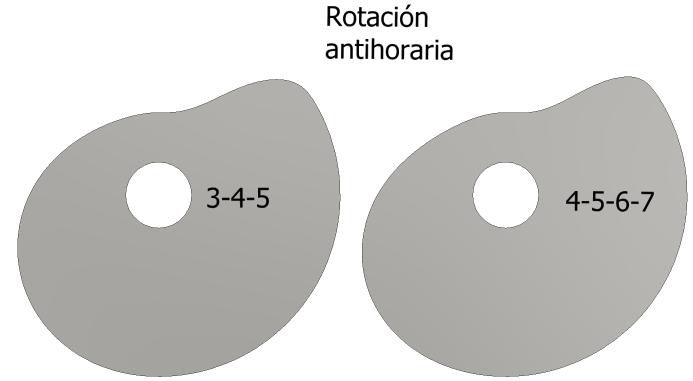
#> input picture cam_mechanism/CAD_levas/Grupo_4.PNG, 1385 x 761 px, found by its file name (shown at 1/2 size)
$ python grupo_4_OK.py
#> lines starting #> are read from the running program, lines starting #| are printed output that depends on the picture
# Grupo 4:
# Diseñar una leva con doble detenimiento con un tipo de programa de movimiento RDDF para mover un seguidor en subida de 0 mm a 30 mm durante 60°, detenimiento en 30 mm durante 120°, y bajada de 30 mm en el resto del movimiento.

import numpy as np
import matplotlib.pyplot as plt
import matplotlib.image as mpimg

# Definition of beta, theta and omega
beta_1 = 60
beta_2 = beta_1 * 2
beta_3 = beta_1 * 3
beta_4 = 361 - beta_3

theta_1 = np.arange(0, beta_1+1, 1)
theta_2 = np.arange(beta_1, beta_2+1, 1)
theta_3 = np.arange(beta_2, beta_3+1, 1)
theta_4 = np.arange(beta_3, 361, 1)
theta_4_fall = np.arange(0, beta_4, 1)

omega = 2*np.pi

# Maximum height of the follower
h = 30 # milimeters

# Polinomial 3-4-5
# Define the polinomial coefficients for the polinomial 3-4-5 as "c"
c3 = 10*h
c4 = -15*h
c5 = 6*h

# Follower position by intervals
d_low_1 = [0] * (beta_1+1)
s_rise_1 = c3*(theta_1/beta_1)**3 + c4*(theta_1/beta_1)**4 + c5*(theta_1/beta_1)**5
s_fall_1 = h - ( c3*(theta_4_fall/beta_4)**3 + c4*(theta_4_fall/beta_4)**4 + c5*(theta_4_fall/beta_4)**5 )
d_high_1 = [h] * (beta_1+1) #  CHANGED THE ARGUMENT FOR [h] * [beta_1+1]

# Follower velocity

v_rise_1 = omega * 1/np.radians(beta_1) * (3*c3*(theta_1/beta_1)**2 +4*c4*(theta_1/beta_1)**3 +5*c5*(theta_1/beta_1)**4 )
v_fall_1 = -( omega * 1/np.radians(beta_4) * (3*c3*(theta_4_fall/beta_4)**2 +4*c4*(theta_4_fall/beta_4)**3 +5*c5*(theta_4_fall/beta_4)**4 ) )

# Follower acceleration
a_rise_1 = omega**2 * 1/np.radians(beta_1**2) * (6*c3*(theta_1/beta_1) + 12*c4*(theta_1/beta_1)**2 + 20*c5*(theta_1/beta_1)**3 )
a_fall_1 = -( omega**2 * 1/np.radians(beta_4**2) * (6*c3*(theta_4_fall/beta_4) + 12*c4*(theta_4_fall/beta_4)**2 + 20*c5*(theta_4_fall/beta_4)**3 ) )

# Follower jerk
j_rise_1 = omega**3 * 1/np.radians(beta_1**3) * (6*c3 + 24*c4*(theta_1/beta_1) + 60*c5*(theta_1/beta_1)**2 )
j_fall_1 = -(omega**3 * 1/np.radians(beta_4**3) * (6*c3 + 24*c4*(theta_4_fall/beta_4) + 60*c5*(theta_4_fall/beta_4)**2 ))

# Maximum values
max_v_1 = max(np.absolute(v_rise_1))
max_a_1 = max(np.absolute(a_rise_1))
max_j_1 = max(np.absolute(j_rise_1))


#______________________________________________________________________________________________________________________________________

# Define the polinomial coefficients for the polinomial 4-5-6-7 as "p"

p4 = 35*h
p5 = -84*h
p6 = 70*h
p7 = -20*h

# Follower position by intervals
d_low_2 = [0] * (beta_1+1)
s_rise_2 = p4*(theta_1/beta_1)**4 + p5*(theta_1/beta_1)**5 + p6*(theta_1/beta_1)**6 + p7*(theta_1/beta_1)**7
s_fall_2 = h - (p4*(theta_4_fall/beta_4)**4 + p5*(theta_4_fall/beta_4)**5 + p6*(theta_4_fall/beta_4)**6 + p7*(theta_4_fall/beta_4)**7)
d_high_2 = [h] * (beta_1+1) # CHANGED THE ARGUMENT FOR [h] * [beta_1+1]

# Follower velocity
v_rise_2 = omega * 1/np.radians(beta_1) * (4*p4*(theta_1/beta_1)**3 + 5*p5*(theta_1/beta_1)**4 + 6*p6*(theta_1/beta_1)**5 + 7*p7*(theta_1/beta_1)**6 )
v_fall_2 = -(omega * 1/np.radians(beta_4) * (4*p4*(theta_4_fall/beta_4)**3 + 5*p5*(theta_4_fall/beta_4)**4 + 6*p6*(theta_4_fall/beta_4)**5 + 7*p7*(theta_4_fall/beta_4)**6 ))

# Follower acceleration
a_rise_2 = omega**2 * 1/np.radians(beta_1**2) * (12*p4*(theta_1/beta_1)**2 + 20*p5*(theta_1/beta_1)**3 + 30*p6*(theta_1/beta_1)**4 + 42*p7*(theta_1/beta_1)**5 )
a_fall_2 = - ( omega**2 * 1/np.radians(beta_4**2) * (12*p4*(theta_4_fall/beta_4)**2 + 20*p5*(theta_4_fall/beta_4)**3 + 30*p6*(theta_4_fall/beta_4)**4 + 42*p7*(theta_4_fall/beta_4)**5 ) )

# Follower jerk
j_rise_2 = omega**3 * 1/np.radians(beta_1**3) * (24*p4*(theta_1/beta_1) + 60*p5*(theta_1/beta_1)**2 + 120*p6*(theta_1/beta_1)**3 + 210*p7*(theta_1/beta_1)**4 )
j_fall_2 = -(omega**3 * 1/np.radians(beta_4**3) * (24*p4*(theta_4_fall/beta_4) + 60*p5*(theta_4_fall/beta_4)**2 + 120*p6*(theta_4_fall/beta_4)**3 + 210*p7*(theta_4_fall/beta_4)**4 ))

# Maximum values
max_v_2 = max(np.absolute(v_rise_2))
max_a_2 = max(np.absolute(a_rise_2))
max_j_2 = max(np.absolute(j_rise_2))

# Print maximum values for the polinomial 3-4-5
print("The maximum values for the polinomial 3-4-5 are:")
print("The maximum velocity is: ", format(max_v_1, ".2f"), " mm/s")
print("The maximum acceleration is: ", format(max_a_1, ".2f"), " mm/s^2")
print("The maximum jerk is: ", format(max_j_1, ".2f"), " mm/s^3")
print()


# Print maximum values for the polinomial 4-5-6-7
print("The maximum values for the polinomial 4-5-6-7 are:")
print("The maximum velocity is: ", format(max_v_2, ".2f"), " mm/s")
print("The maximum acceleration is: ", format(max_a_2, ".2f"), " mm/s^2")
print("The maximum jerk is: ", format(max_j_2, ".2f"), " mm/s^3")

# ______________________________________________________________________________________________________________________________________
# Export the polinomials as a .txt file

# normalized polinomial 3-4-5


# x_1 = theta_1/beta_1
# y_1 = s_rise_1/h

# data_1 = np.column_stack((x_1, y_1))

# np.savetxt("grupo_9_polinomio_3-4-5.txt", data_1, delimiter = ";", fmt = "%.4f")

# # Normalized polinomial 4-5-6-7

# x_2 = theta_1/beta_1
# y_2 = s_rise_2/h

# data_2 = np.column_stack((x_2, y_2))

# np.savetxt("grupo_9_polinomio_4-5-6-7.txt", data_2, delimiter = ";", fmt = "%.4f")

# ______________________________________________________________________________________________________________________________________

# Import cam images

# HOME
image_path = "D:/OneDrive - Instituto Tecnológico Metropolitano/ITM/2. Teaching/2. Catedra/1. Mecanismos/Evaluación/6. Diseño_levas (20%)/Soluciones_ejercicios_levas/CAD_levas/Grupo_4.PNG"

# Ubuntu
image_path = "/home/om/personal/coding/mechanisms/cam_mechanism/CAD_levas/Grupo_4.PNG"


image = mpimg.imread(image_path)
#> image is the input picture: shape (761, 1385, 4) float32; mean R, G, B, A 0.822, 0.819, 0.811, 1

# ________________________________________________________________________

# Plots for the polinomial 3-4-5

fig, p1 = plt.subplots(4, 1, sharex= True)

p1[0].plot(
    theta_1, s_rise_1,
    theta_2, d_high_1,
    theta_3, d_high_1,
    theta_4, s_fall_1,
    label = "Desplazamiento"
)

p1[1].plot(
    theta_1, v_rise_1,
    theta_2, d_low_1,
    theta_3, d_low_1,
    theta_4, v_fall_1,
    label = "Velocidad"
)

p1[2].plot(
    theta_1, a_rise_1,
    theta_2, d_low_1,
    theta_3, d_low_1,
    theta_4, a_fall_1,
    label = "Aceleración"
)

p1[3].plot(
    theta_1, j_rise_1,
    theta_2, d_low_1,
    theta_3, d_low_1,
    theta_4, j_fall_1,
    label = "Sobreaceleración"
)

# x-axis parameters
plt.xlabel(r"$\theta$ (°)")
plt.xlim([0,360])
plt.xticks([0, beta_1, beta_2, beta_3, 360])


# Plots for the polinomial 4-5-6-7

fig, p2 = plt.subplots(4, 1, sharex= True)

p2[0].plot(
    theta_1, s_rise_2,
    theta_2, d_high_1,
    theta_3, d_high_1,
    theta_4, s_fall_2,
    label = "Desplazamiento"
)

p2[1].plot(
    theta_1, v_rise_2,
    theta_2, d_low_1,
    theta_3, d_low_1,
    theta_4, v_fall_2,
    label = "Velocidad"
)

p2[2].plot(
    theta_1, a_rise_2,
    theta_2, d_low_1,
    theta_3, d_low_1,
    theta_4, a_fall_2,
    label = "Aceleración"
)

p2[3].plot(
    theta_1, j_rise_2,
    theta_2, d_low_1,
    theta_3, d_low_1,
    theta_4, j_fall_2,
    label = "Sobreaceleración"
)

# x-axis parameters
plt.xlabel(r"$\theta$ (°)")
plt.xlim([0,360])
plt.xticks([0, beta_1, beta_2, beta_3, 360])


# Titles for both plots
p1[0].set_title("Diagrama S V A J: polinomio 3-4-5")
p2[0].set_title("Diagrama S V A J: polinomio 4-5-6-7")

# y-axis titles for both plots
p1[0].set_ylabel("s (mm)", fontsize=12)
p1[1].set_ylabel("v (mm/s)", fontsize=12)
p1[2].set_ylabel("a $(mm/s^2)$", fontsize=12)
p1[3].set_ylabel("j $(mm/s^3)$", fontsize=12)

p2[0].set_ylabel("s (mm)", fontsize=12)
p2[1].set_ylabel("v (mm/s)", fontsize=12)
p2[2].set_ylabel("a $(mm/s^2)$", fontsize=12)
p2[3].set_ylabel("j $(mm/s^3)$", fontsize=12)


# Plot the imported image of the cam

plt.figure()
plt.imshow(image)

# Title
plt.title("Modelo CAD de la leva", fontsize=14)
plt.xticks([])
plt.yticks([])


plt.tight_layout()
plt.show()
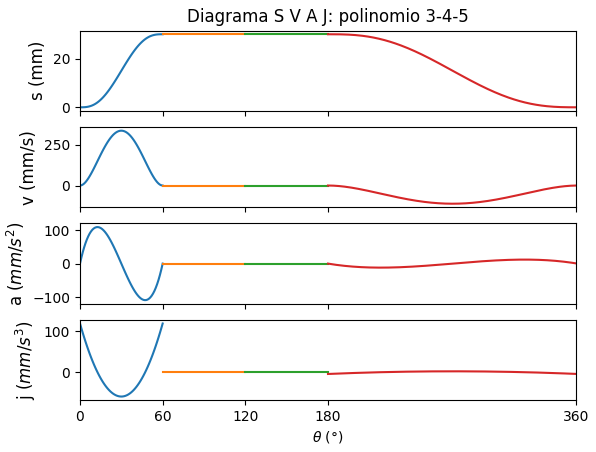
#> figure drawn by matplotlib, 4 panels; panel 4: curve peaks at x = 0, y = 118.4
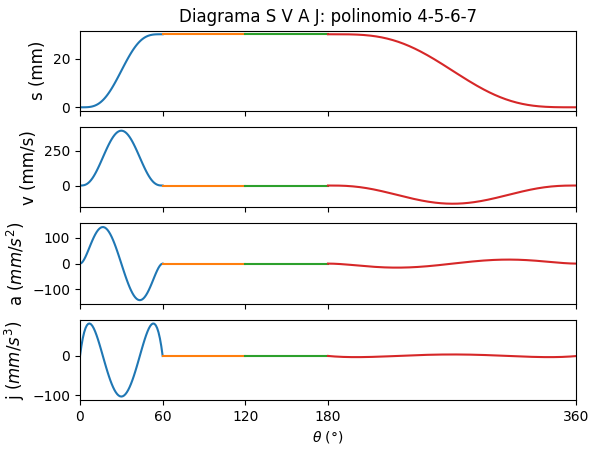
#> figure drawn by matplotlib, 4 panels; panel 4: curve peaks at x = 7, y = 82.83
